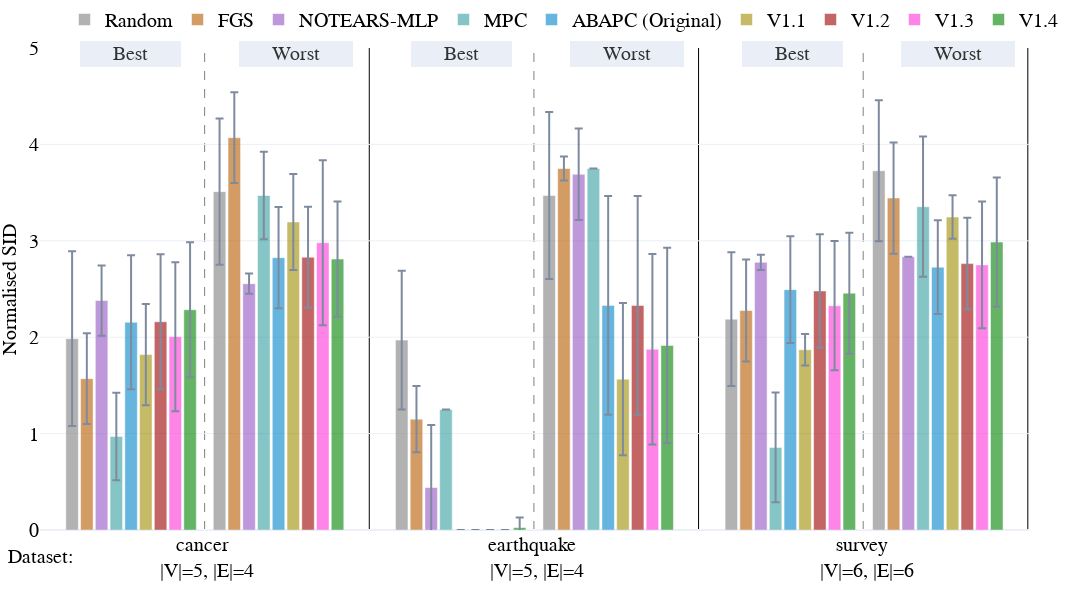

Notebook code for this chart:
### Code cell
double_bar_chart_plotly(v1_bn_plot_data, 
                        names_dict,
                        colors_dict,
                        methods=methods,
                        dist_between_lines=0.1565,
                        lin_space=6,
                        nl_space=6,
                        intra_dis = 0.161,
                        inter_dis = 0.174,
                        start_pos = 0.04,
                            width=1300,
                            height=600,
                            range_y1=(0, 5),
                            range_y2=(0, 5))

### Figure 1 — Plotly figure (JSON) as saved in the notebook; plotly's stock layout.template omitted (floating-point values rounded to 4 significant figures)
{"data": [{"error_y": {"array": [0.9069, 0.719, 0.6939], "type": "data", "visible": true}, "marker": {"color": "grey"}, "name": "Random", "offsetgroup": "0", "opacity": 0.6, "showlegend": true, "type": "bar", "x": ["cancer <br> |V|=5, |E|=4", "earthquake <br> |V|=5, |E|=4", "survey <br> |V|=6, |E|=6"], "y": [1.985, 1.97, 2.187], "yaxis": "y"}, {"error_y": {"array": [0.4712, 0.3426, 0.5288], "type": "data", "visible": true}, "marker": {"color": "#b85c00"}, "name": "FGS", "offsetgroup": "1", "opacity": 0.6, "showlegend": true, "type": "bar", "x": ["cancer <br> |V|=5, |E|=4", "earthquake <br> |V|=5, |E|=4", "survey <br> |V|=6, |E|=6"], "y": [1.57, 1.15, 2.277], "yaxis": "y"}, {"error_y": {"array": [0.3651, 0.6479, 0.07975], "type": "data", "visible": true}, "marker": {"color": "#9454c4"}, "name": "NOTEARS-MLP", "offsetgroup": "2", "opacity": 0.6, "showlegend": true, "type": "bar", "x": ["cancer <br> |V|=5, |E|=4", "earthquake <br> |V|=5, |E|=4", "survey <br> |V|=6, |E|=6"], "y": [2.38, 0.44, 2.777], "yaxis": "y"}, {"error_y": {"array": [0.4536, 0.0, 0.5685], "type": "data", "visible": true}, "marker": {"color": "#379f9f"}, "name": "MPC", "offsetgroup": "3", "opacity": 0.6, "showlegend": true, "type": "bar", "x": ["cancer <br> |V|=5, |E|=4", "earthquake <br> |V|=5, |E|=4", "survey <br> |V|=6, |E|=6"], "y": [0.97, 1.25, 0.8567], "yaxis": "y"}, {"error_y": {"array": [0.696, 0.0, 0.5532], "type": "data", "visible": true}, "marker": {"color": "#0085CA"}, "name": "ABAPC (Original)", "offsetgroup": "4", "opacity": 0.6, "showlegend": true, "type": "bar", "x": ["cancer <br> |V|=5, |E|=4", "earthquake <br> |V|=5, |E|=4", "survey <br> |V|=6, |E|=6"], "y": [2.155, 0.0, 2.493], "yaxis": "y"}, {"error_y": {"array": [0.525, 0.0, 0.1625], "type": "data", "visible": true}, "marker": {"color": "#9F8D00"}, "name": "V1.1", "offsetgroup": "5", "opacity": 0.6, "showlegend": true, "type": "bar", "x": ["cancer <br> |V|=5, |E|=4", "earthquake <br> |V|=5, |E|=4", "survey <br> |V|=6, |E|=6"], "y": [1.82, 0.0, 1.87], "yaxis": "y"}, {"error_y": {"array": [0.6994, 0.0, 0.5887], "type": "data", "visible": true}, "marker": {"color": "#9E0000"}, "name": "V1.2", "offsetgroup": "6", "opacity": 0.6, "showlegend": true, "type": "bar", "x": ["cancer <br> |V|=5, |E|=4", "earthquake <br> |V|=5, |E|=4", "survey <br> |V|=6, |E|=6"], "y": [2.16, 0.0, 2.48], "yaxis": "y"}, {"error_y": {"array": [0.7734, 0.0, 0.67], "type": "data", "visible": true}, "marker": {"color": "#ff34da"}, "name": "V1.3", "offsetgroup": "7", "opacity": 0.6, "showlegend": true, "type": "bar", "x": ["cancer <br> |V|=5, |E|=4", "earthquake <br> |V|=5, |E|=4", "survey <br> |V|=6, |E|=6"], "y": [2.005, 0.0, 2.327], "yaxis": "y"}, {"error_y": {"array": [0.6999, 0.1041, 0.6271], "type": "data", "visible": true}, "marker": {"color": "#008100"}, "name": "V1.4 ", "offsetgroup": "8", "opacity": 0.6, "showlegend": true, "type": "bar", "x": ["cancer <br> |V|=5, |E|=4", "earthquake <br> |V|=5, |E|=4", "survey <br> |V|=6, |E|=6"], "y": [2.285, 0.025, 2.457], "yaxis": "y"}, {"marker": {"color": "white"}, "name": "", "offsetgroup": "9", "opacity": 1, "showlegend": false, "type": "bar", "x": ["cancer <br> |V|=5, |E|=4", "earthquake <br> |V|=5, |E|=4", "survey <br> |V|=6, |E|=6"], "y": [0.0, 0.0, 0.0]}, {"error_y": {"array": [0.7575, 0.8655, 0.7314], "type": "data", "visible": true}, "marker": {"color": "grey"}, "name": "Random", "offsetgroup": "10", "opacity": 0.6, "showlegend": false, "type": "bar", "x": ["cancer <br> |V|=5, |E|=4", "earthquake <br> |V|=5, |E|=4", "survey <br> |V|=6, |E|=6"], "y": [3.51, 3.47, 3.727], "yaxis": "y2"}, {"error_y": {"array": [0.4712, 0.1237, 0.577], "type": "data", "visible": true}, "marker": {"color": "#b85c00"}, "name": "FGS", "offsetgroup": "11", "opacity": 0.6, "showlegend": false, "type": "bar", "x": ["cancer <br> |V|=5, |E|=4", "earthquake <br> |V|=5, |E|=4", "survey <br> |V|=6, |E|=6"], "y": [4.07, 3.75, 3.443], "yaxis": "y2"}, {"error_y": {"array": [0.1046, 0.4753, 0.0], "type": "data", "visible": true}, "marker": {"color": "#9454c4"}, "name": "NOTEARS-MLP", "offsetgroup": "12", "opacity": 0.6, "showlegend": false, "type": "bar", "x": ["cancer <br> |V|=5, |E|=4", "earthquake <br> |V|=5, |E|=4", "survey <br> |V|=6, |E|=6"], "y": [2.555, 3.69, 2.833], "yaxis": "y2"}, {"error_y": {"array": [0.4536, 0.0, 0.7274], "type": "data", "visible": true}, "marker": {"color": "#379f9f"}, "name": "MPC", "offsetgroup": "13", "opacity": 0.6, "showlegend": false, "type": "bar", "x": ["cancer <br> |V|=5, |E|=4", "earthquake <br> |V|=5, |E|=4", "survey <br> |V|=6, |E|=6"], "y": [3.47, 3.75, 3.353], "yaxis": "y2"}, {"error_y": {"array": [0.5255, 1.136, 0.4853], "type": "data", "visible": true}, "marker": {"color": "#0085CA"}, "name": "ABAPC (Original)", "offsetgroup": "14", "opacity": 0.6, "showlegend": false, "type": "bar", "x": ["cancer <br> |V|=5, |E|=4", "earthquake <br> |V|=5, |E|=4", "survey <br> |V|=6, |E|=6"], "y": [2.825, 2.33, 2.727], "yaxis": "y2"}, {"error_y": {"array": [0.4982, 0.7886, 0.2265], "type": "data", "visible": true}, "marker": {"color": "#9F8D00"}, "name": "V1.1", "offsetgroup": "15", "opacity": 0.6, "showlegend": false, "type": "bar", "x": ["cancer <br> |V|=5, |E|=4", "earthquake <br> |V|=5, |E|=4", "survey <br> |V|=6, |E|=6"], "y": [3.195, 1.565, 3.247], "yaxis": "y2"}, {"error_y": {"array": [0.5235, 1.136, 0.4751], "type": "data", "visible": true}, "marker": {"color": "#9E0000"}, "name": "V1.2", "offsetgroup": "16", "opacity": 0.6, "showlegend": false, "type": "bar", "x": ["cancer <br> |V|=5, |E|=4", "earthquake <br> |V|=5, |E|=4", "survey <br> |V|=6, |E|=6"], "y": [2.83, 2.33, 2.763], "yaxis": "y2"}, {"error_y": {"array": [0.8554, 0.9875, 0.6575], "type": "data", "visible": true}, "marker": {"color": "#ff34da"}, "name": "V1.3", "offsetgroup": "17", "opacity": 0.6, "showlegend": false, "type": "bar", "x": ["cancer <br> |V|=5, |E|=4", "earthquake <br> |V|=5, |E|=4", "survey <br> |V|=6, |E|=6"], "y": [2.98, 1.875, 2.75], "yaxis": "y2"}, {"error_y": {"array": [0.5967, 1.013, 0.6708], "type": "data", "visible": true}, "marker": {"color": "#008100"}, "name": "V1.4 ", "offsetgroup": "18", "opacity": 0.6, "showlegend": false, "type": "bar", "x": ["cancer <br> |V|=5, |E|=4", "earthquake <br> |V|=5, |E|=4", "survey <br> |V|=6, |E|=6"], "y": [2.81, 1.915, 2.987], "yaxis": "y2"}], "layout": {"annotations": [{"font": {"color": "Black", "family": "Serif", "size": 20}, "showarrow": false, "text": "Dataset:", "x": 0, "xanchor": "center", "xref": "paper", "y": -0.08, "yanchor": "bottom", "yref": "paper"}, {"bgcolor": "#E5ECF6", "bordercolor": "#E5ECF6", "borderwidth": 2, "font": {"color": "black", "size": 20}, "opacity": 0.8, "showarrow": false, "text": "      Best      ", "x": 0.04, "xanchor": "left", "xref": "x domain", "y": 1.015, "yref": "y domain"}, {"bgcolor": "#E5ECF6", "bordercolor": "#E5ECF6", "borderwidth": 2, "font": {"color": "black", "size": 20}, "opacity": 0.8, "showarrow": false, "text": "      Worst      ", "x": 0.201, "xanchor": "left", "xref": "x domain", "y": 1.015, "yref": "y domain"}, {"bgcolor": "#E5ECF6", "bordercolor": "#E5ECF6", "borderwidth": 2, "font": {"color": "black", "size": 20}, "opacity": 0.8, "showarrow": false, "text": "      Best      ", "x": 0.375, "xanchor": "left", "xref": "x domain", "y": 1.015, "yref": "y domain"}, {"bgcolor": "#E5ECF6", "bordercolor": "#E5ECF6", "borderwidth": 2, "font": {"color": "black", "size": 20}, "opacity": 0.8, "showarrow": false, "text": "      Worst      ", "x": 0.536, "xanchor": "left", "xref": "x domain", "y": 1.015, "yref": "y domain"}, {"bgcolor": "#E5ECF6", "bordercolor": "#E5ECF6", "borderwidth": 2, "font": {"color": "black", "size": 20}, "opacity": 0.8, "showarrow": false, "text": "      Best      ", "x": 0.71, "xanchor": "left", "xref": "x domain", "y": 1.015, "yref": "y domain"}, {"bgcolor": "#E5ECF6", "bordercolor": "#E5ECF6", "borderwidth": 2, "font": {"color": "black", "size": 20}, "opacity": 0.8, "showarrow": false, "text": "      Worst      ", "x": 0.871, "xanchor": "left", "xref": "x domain", "y": 1.015, "yref": "y domain"}], "bargap": 0.15, "bargroupgap": 0.15, "barmode": "group", "font": {"color": "black", "family": "Serif", "size": 20}, "height": 600, "hovermode": "x unified", "legend": {"orientation": "h", "x": 0.5, "xanchor": "center", "y": 1.1, "yanchor": "top"}, "margin": {"b": 70, "l": 40, "r": 0, "t": 20}, "shapes": [{"layer": "below", "line": {"color": "grey", "dash": "dash", "width": 1}, "type": "line", "x0": 0.1565, "x1": 0.1565, "xref": "paper", "y0": 0, "y1": 1, "yref": "paper"}, {"layer": "below", "line": {"color": "black", "dash": "solid", "width": 1}, "type": "line", "x0": 0.313, "x1": 0.313, "xref": "paper", "y0": 0, "y1": 1, "yref": "paper"}, {"layer": "below", "line": {"color": "grey", "dash": "dash", "width": 1}, "type": "line", "x0": 0.4695, "x1": 0.4695, "xref": "paper", "y0": 0, "y1": 1, "yref": "paper"}, {"layer": "below", "line": {"color": "black", "dash": "solid", "width": 1}, "type": "line", "x0": 0.626, "x1": 0.626, "xref": "paper", "y0": 0, "y1": 1, "yref": "paper"}, {"layer": "below", "line": {"color": "grey", "dash": "dash", "width": 1}, "type": "line", "x0": 0.7825, "x1": 0.7825, "xref": "paper", "y0": 0, "y1": 1, "yref": "paper"}, {"layer": "below", "line": {"color": "black", "dash": "solid", "width": 1}, "type": "line", "x0": 0.939, "x1": 0.939, "xref": "paper", "y0": 0, "y1": 1, "yref": "paper"}], "width": 1300, "xaxis": {"anchor": "y", "domain": [0, 0.94]}, "yaxis": {"anchor": "x", "domain": [0, 1], "range": [0, 5], "title": {"font": {"size": 20}, "text": "Normalised SID"}}, "yaxis2": {"anchor": "x", "overlaying": "y", "range": [0, 5], "scaleanchor": 0, "showgrid": false, "showline": false, "showticklabels": false, "side": "right", "title": {"font": {"size": 20}, "text": ""}, "zeroline": true}}}
